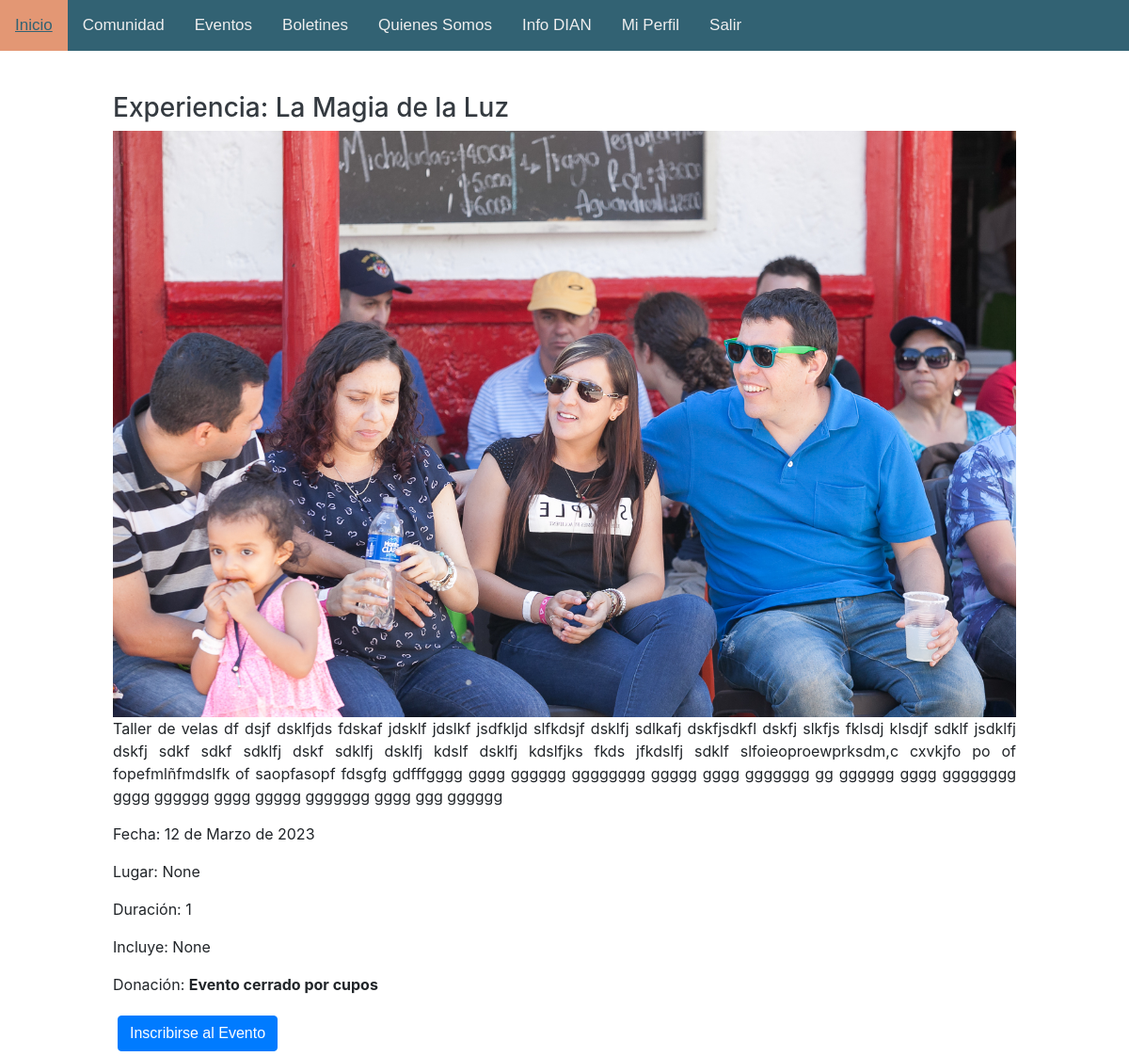
The page /eventos/evento/1/ (signed in) on the database as committed earlier.
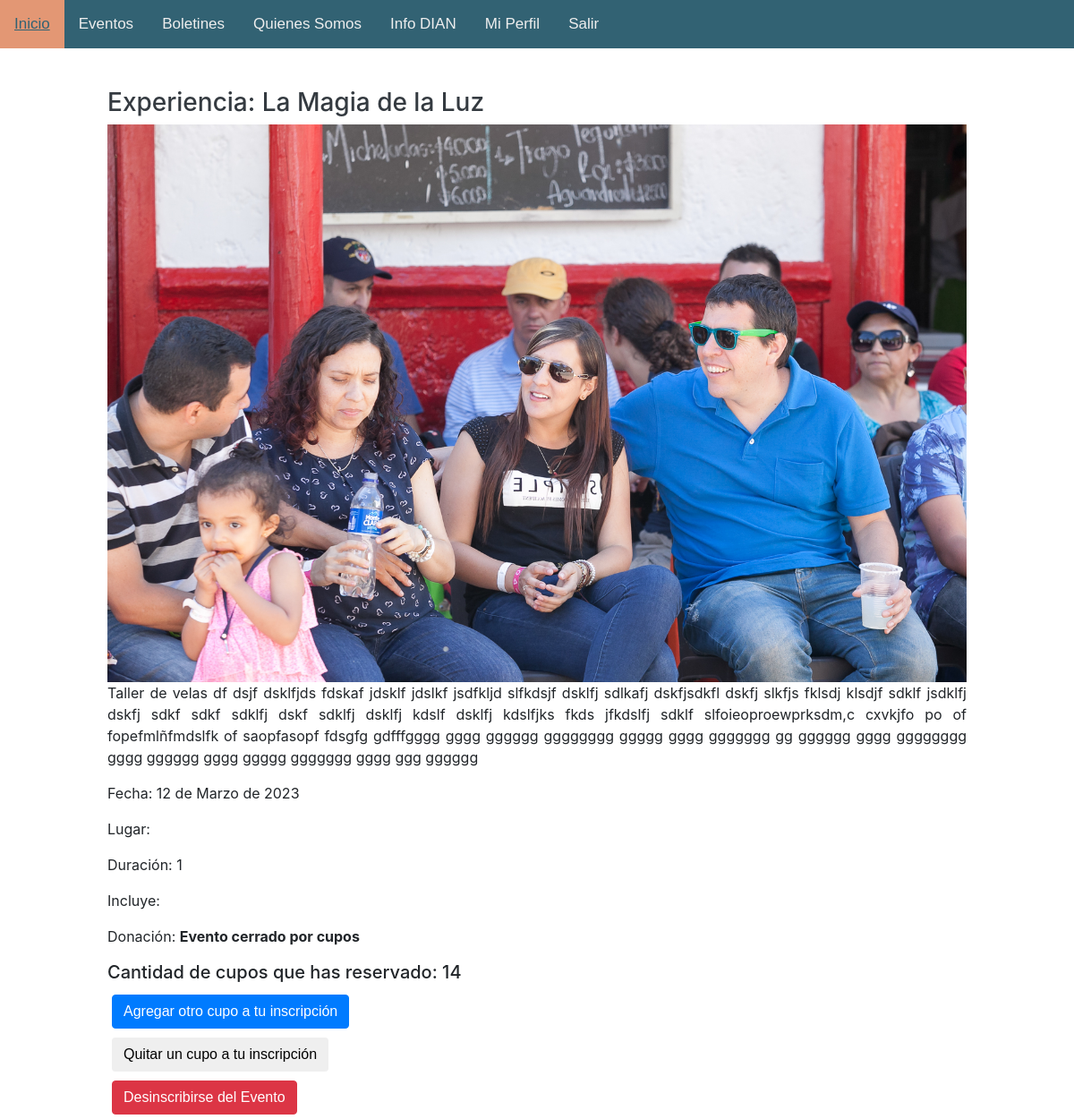
The same page on the database as committed later.
### eventos/models.py (models this page shows, shortened)
class Evento(models.Model):
    TYPES = [
        ('Taller', 'Taller'),
        ('Encuentro', 'Encuentro'),
        ('Experiencia', 'Experiencia'),
    ]
    nombre = models.CharField(max_length=40)
    tipo = models.CharField(max_length=15, choices=TYPES)
    descripcion = models.TextField(null=True, blank=True)
    lugar = models.TextField(null=True, blank=True)
    duracion = models.CharField(max_length=40)
    incluye = models.TextField(null=True, blank=True)
    fecha = models.DateField()
    costo1 = models.PositiveIntegerField(default=0)
    fecha_costo1 = models.DateField(default=None, null=True, blank=True)
    costo2 = models.PositiveIntegerField(default=0)
    fecha_costo2 = models.DateField(default=None, null=True, blank=True)
    costo = models.PositiveIntegerField(default=0)
    fecha_costo = models.DateField(default=None, null=True, blank=True)
    imagen = models.ImageField(upload_to='eventos', null=True, blank=True)
    inscritos = models.ManyToManyField(User, blank=True)
    concluido = models.BooleanField(default=False)
    cancelado = models.BooleanField(default=False)
    cupos = models.PositiveSmallIntegerField(default=0)
    cant_inscritos = models.PositiveSmallIntegerField(default=0)
    cerrado = models.BooleanField(default=False)
    prueba = models.BooleanField(default=True)

### eventos/views.py (the view)
# urls.py: path('evento/<int:pk>/', views.eventDetails, name="eventos.detail"),
def eventDetails(request, pk):
    comunidad = False # Por defecto los usuarios no son de la comunidad
    doc = False # Por defecto que no se tiene el documento de identidad del usuario
    try:
        user = request.user
        cu = CustomUser.objects.get(user_id=user.id)
        if cu.comunidad:
            comunidad =True # Se cambia a verdadero si el usuario es de la comunidad
        if cu.id_number != None and cu.id_number != 0:
            doc = True # Se cambia a verdadero si el usuario ya tiene ingresado el documento de identidad
    except:
        pass
    for evento in Evento.objects.filter(cancelado=False, concluido=False):
        evento.cant_inscritos = 0
        for inscripcion in Inscripciones.objects.filter(evento=evento):
                evento.cant_inscritos = evento.cant_inscritos + inscripcion.cantidad
        if evento.cant_inscritos >= evento.cupos or evento.fecha_costo2 < date.today():
            evento.cerrado = True
        else:
            evento.cerrado = False
        if evento.fecha < date.today():
            evento.concluido = True
        evento.save()
    event = Evento.objects.get(pk=pk)
    if event.fecha_costo1 > date.today():
        event.costo = event.costo1
        event.fecha_costo = event.fecha_costo1
    else:
        event.costo = event.costo2
        event.fecha_costo = event.fecha_costo2
    event.save()
    if event.prueba:
        try:
            staff = cu.staff
        except:
            staff = False
        if not staff:
            return HttpResponseRedirect(reverse('eventos.lista')) # Si el evento está en prueba y el usuario no es del staff no se muestra el evento
    inscrito = request.user in event.inscritos.all()
    try:
        cupos = Inscripciones.objects.get(usuario=request.user, evento=event).cantidad
    except:
        cupos = 0
    return render(request, 'eventos/detail.html', {
        'event':event,
        'inscrito': inscrito,
        'cupos': cupos,
        'comunidad': comunidad,
        'doc': doc,
    })

### eventos/templates/eventos/detail.html (shortened to what this page needs)
{% extends 'base.html' %}
{% load static %}
{% block body %}
    <div style="margin: 0 auto; width: 80%;">
        <br>
        <h3 class="text-dark text-decoration-non top-20">{{ event.tipo }}: {{ event.nombre }}</h3>
        <img src="{{event.imagen.url}}" alt="{{event.nombre}}" width="100%">
        <p class="card-text" style="text-align: justify;">{{ event.descripcion }}</p>
        <p class="card-text" style="text-align: justify;">Fecha: {{ event.fecha }}</p>
        <p class="card-text" style="text-align: justify;">Lugar: {{ event.lugar }}</p>
        <p class="card-text" style="text-align: justify;">Duración: {{ event.duracion}}</p>
        <p class="card-text" style="text-align: justify;">Incluye: {{ event.incluye }}</p>
        <p class="card-text" style="text-align: justify;">Donación:
            {% if event.cerrado %}
                <b>Evento cerrado por cupos</b>
            {% else %}
                ${{ event.costo }} <small>(Hasta el {{ event.fecha_costo }})</small>
            {% endif %}
        </p>
        {% if user.is_authenticated %}
            {% if inscrito %}
                <h5>Cantidad de cupos que has reservado: {{ cupos }}</h5>
                <form action="{% url 'eventos.agregar_cupo' pk=event.id %}" method="POST"> {% csrf_token %}
                    <button type="submit" class="btn btn-primary">Agregar otro cupo a tu inscripción</button>
                </form>
                <form action="{% url 'eventos.quitar_cupo' pk=event.id %}" method="POST"> {% csrf_token %}
                    <button type="submit" class="btn btn-secundary">Quitar un cupo a tu inscripción</button>
                </form>
                <form action="{% url 'eventos.desuscribir' pk=event.id %}" method="POST"> {% csrf_token %}
                    <button type="submit" class="btn btn-danger">Desinscribirse del Evento</button>
                </form>
            {% else %}
                <button id="btn-inscribir" class="btn btn-primary" onclick="inscribirse()">Inscribirse al Evento</button>
            {% endif %}
        {% else %}
            <form action="{% url 'eventos.inscribir' pk=event.id %}" method="POST"> {% csrf_token %}
                <button type="submit" class="btn btn-info">Ingresar para Incribirse al Evento</button>
            </form>
        {% endif %}
    </div>
{% endblock %}

### static/templates/base.html (shortened to what this page needs)
<!DOCTYPE html>
{% load static %}
{% load l10n %}
<html lang="es">
    <head>
        <link rel="stylesheet" type="text/css" href=" {% static 'css/style.css' %} ">
        <link rel="stylesheet" href="{% static 'css/bootstrap.min.css' %}" type="text/css">
    </head>
    <body>
        <nav>
            <div class="topnav" id="myTopnav">
                <a class="active" href="{% url 'home' %}">Inicio</a>
                {% if comunidad %}
                <a href="{% url 'home.comunidad' %}">Comunidad</a>
                {% endif %}
                <a href="{% url 'eventos.lista' %}">Eventos</a>
                <a href="https://quintanamagica.wordpress.com/blog/">Boletines</a>
                <a href="{% url 'quienes_somos' %}">Quienes Somos</a>
                <a href="{% url 'dian.docs' %}">Info DIAN</a>
                {% if user.is_authenticated %}
                <a href="{% url 'users.profile' %}">Mi Perfil</a>
                <a href="{% url 'users.logout' %}">Salir</a>
                {% else %}
                <a href="{% url 'users.login' %}">Ingresar</a>
                <a href="{% url 'users.signup' %}">Registrarse</a>
                {% endif %}
            </div>
        </nav>
        {% block body %}
        {% endblock %}
    </body>
</html>

### static/css/style.css (style rules this page uses)
body { margin: 0; font-family: Arial, Helvetica, sans-serif; }
nav { background-color: #326273; display: flex; }
.btn { font-family:'Trebuchet MS', 'Lucida Sans Unicode', 'Lucida Grande', 'Lucida Sans', Arial, sans-serif ; padding: 6px; margin: 5px; border-radius: 10px; border-style: none; }
.top-20 { margin-top: 20px; }
.topnav { overflow: hidden; background-color: #326273; }
.topnav a { float: left; display: block; color: #EEE; text-align: center; padding: 14px 16px; text-decoration: none; font-size: 17px; font-family:'Trebuchet MS', 'Lucida Sans Unicode', 'Lucida Grande', 'Lucida Sans', Arial, sans-serif ; }
.topnav a.active { background-color: #E39774; color: #326273; }

Rows that differ between the two databases and show on the page:
changed Evento "Experiencia": lugar "None" → (not shown); incluye "None" → (not shown)
Other text that changed with them:
{{ cupos }}: (not shown) → "14"
text no longer shown: "Comunidad Inscribirse al Evento"
text now shown: "Cantidad de cupos que has reservado: Agregar otro cupo a tu inscripción Quitar un cupo a tu inscripción Desinscribirse del Evento"
